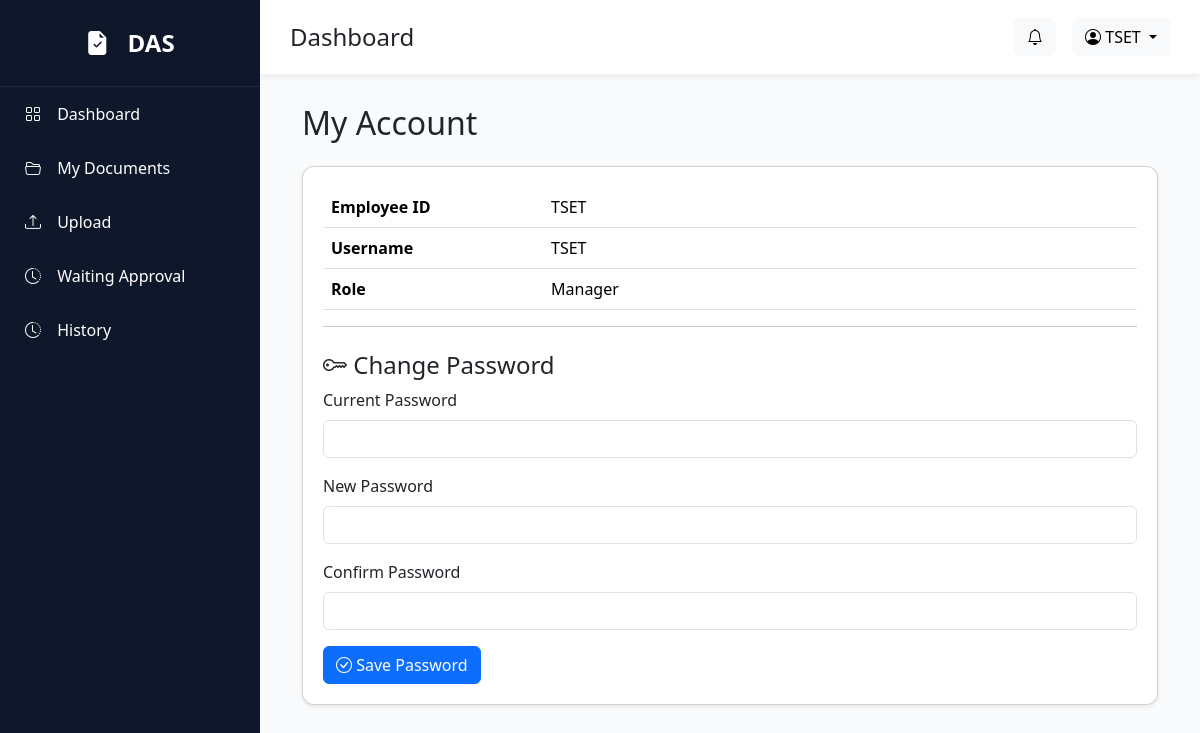
/account (signed in), run on the app's committed database.
### models/user.py (models this page shows)
class User(UserMixin, db.Model):
    __tablename__ = "users"
    id = db.Column(db.Integer, primary_key=True)
    employee_id = db.Column(db.String(20), unique=True, nullable=False)
    fullname = db.Column(db.String(200), nullable=False)
    username = db.Column(db.String(100), unique=True)
    password = db.Column(db.String(255), nullable=False)
    email = db.Column(db.String(150))
    department = db.Column(db.String(100))
    position = db.Column(db.String(100))
    role = db.Column(db.String(50), default="Employee")
    status = db.Column(db.String(20), default="Active")
    created_at = db.Column(db.DateTime, default=datetime.utcnow)
    approval_steps = db.relationship(
        "ApprovalStep",
        backref="approver",
        lazy=True
    )

### routes/account.py (the view)
@account_bp.route("/account")
@login_required
def account():
    return render_template(
        "account/index.html",
        user=current_user
    )

### app.py (called while the page is built)
@login_manager.user_loader
def load_user(user_id):
    return User.query.get(int(user_id))

### templates/account/index.html
{% extends "layout/base.html" %}
{% block content %}
<div class="container">
    <h2 class="mb-4">
        My Account
    </h2>
    <div class="card shadow-sm">
        <div class="card-body">
            <table class="table">
                <tr>
                    <th width="220">Employee ID</th>
                    <td>{{ user.employee_id }}</td>
                </tr>
                <tr>
                    <th>Username</th>
                    <td>{{ user.username }}</td>
                </tr>
                <tr>
                    <th>Role</th>
                    <td>{{ user.role }}</td>
                </tr>
            </table>
            <hr>
            <h4 class="mt-4">
                <i class="bi bi-key"></i>
                Change Password
            </h4>
            <form action="/account/change-password" method="POST">
                <div class="mb-3">
                    <label class="form-label">
                        Current Password
                    </label>
                    <input type="password" class="form-control" name="current_password" required>
                </div>
                <div class="mb-3">
                    <label class="form-label">
                        New Password
                    </label>
                    <input type="password" class="form-control" name="new_password" required>
                </div>
                <div class="mb-3">
                    <label class="form-label">
                        Confirm Password
                    </label>
                    <input type="password" class="form-control" name="confirm_password" required>
                </div>
                <button class="btn btn-primary">
                    <i class="bi bi-check-circle"></i>
                    Save Password
                </button>
            </form>
        </div>
    </div>
</div>
{% endblock %}

### templates/layout/base.html (shortened to what this page needs)
<!DOCTYPE html>
<html lang="en">
<head>
    <link href="https://cdn.jsdelivr.net/npm/bootstrap@5.3.7/dist/css/bootstrap.min.css" rel="stylesheet">
    <link href="https://cdn.jsdelivr.net/npm/bootstrap-icons@1.11.3/font/bootstrap-icons.min.css" rel="stylesheet">
    <link rel="stylesheet" href="{{ url_for('static', filename='css/style.css') }}">
</head>
<body>
    <div class="wrapper">
        <div class="sidebar d-none d-lg-block">
            <div class="logo">
                <i class="bi bi-file-earmark-check-fill"></i>
                DAS
            </div>
            <a href="/dashboard">
                <i class="bi bi-grid"></i>
                Dashboard
            </a>
            <a href="/documents">
                <i class="bi bi-folder2-open"></i>
                My Documents
            </a>
            <a href="/documents/create">
                <i class="bi bi-upload"></i>
                Upload
            </a>
            <a href="/documents/waiting">
                <i class="bi bi-clock-history"></i>
                Waiting Approval
            </a>
            <a href="/history">
                <i class="bi bi-clock-history"></i>
                History
            </a>
        </div>
        <div class="main">
            <div class="topbar">
                <div class="d-flex align-items-center">
                    <h4 class="mb-0">
                        {% block page_title %}
                        Dashboard
                        {% endblock %}
                    </h4>
                </div>
                <div class="d-flex align-items-center gap-3">
                    <button class="btn btn-light position-relative">
                        <i class="bi bi-bell"></i>
                    </button>
                    <div class="dropdown">
                        <button class="btn btn-light dropdown-toggle" data-bs-toggle="dropdown">
                            <i class="bi bi-person-circle"></i>
                            {{ current_user.employee_id }}
                        </button>
                    </div>
                </div>
            </div>
            <div class="content">
                {% block content %}
                {% endblock %}
            </div>
        </div>
    </div>
</body>
</html>

### static/css/style.css (style rules this page uses)
* { margin: 0; padding: 0; box-sizing: border-box; font-family: 'Segoe UI', sans-serif; }
body { background: #F8FAFC; }
.wrapper { display: flex; }
.sidebar { width: 260px; height: 100vh; background: #0F172A; color: white; position: fixed; }
.logo { padding: 25px; font-size: 24px; font-weight: bold; text-align: center; border-bottom: 1px solid #1E293B; }
.sidebar a { color: white; text-decoration: none; display: block; padding: 15px 25px; transition: .3s; }
.sidebar i { margin-right: 12px; }
.main { margin-left: 260px; width: 100%; }
.topbar { background: white; padding: 18px 30px; display: flex; justify-content: space-between; align-items: center; box-shadow: 0 2px 8px rgba(0, 0, 0, .08); }
.content { padding: 30px; }
.card { border-radius: 12px; }
.card-body { padding: 20px; }

### data on the page
User: employee_id "TSET", username "TSET", role "Manager"
